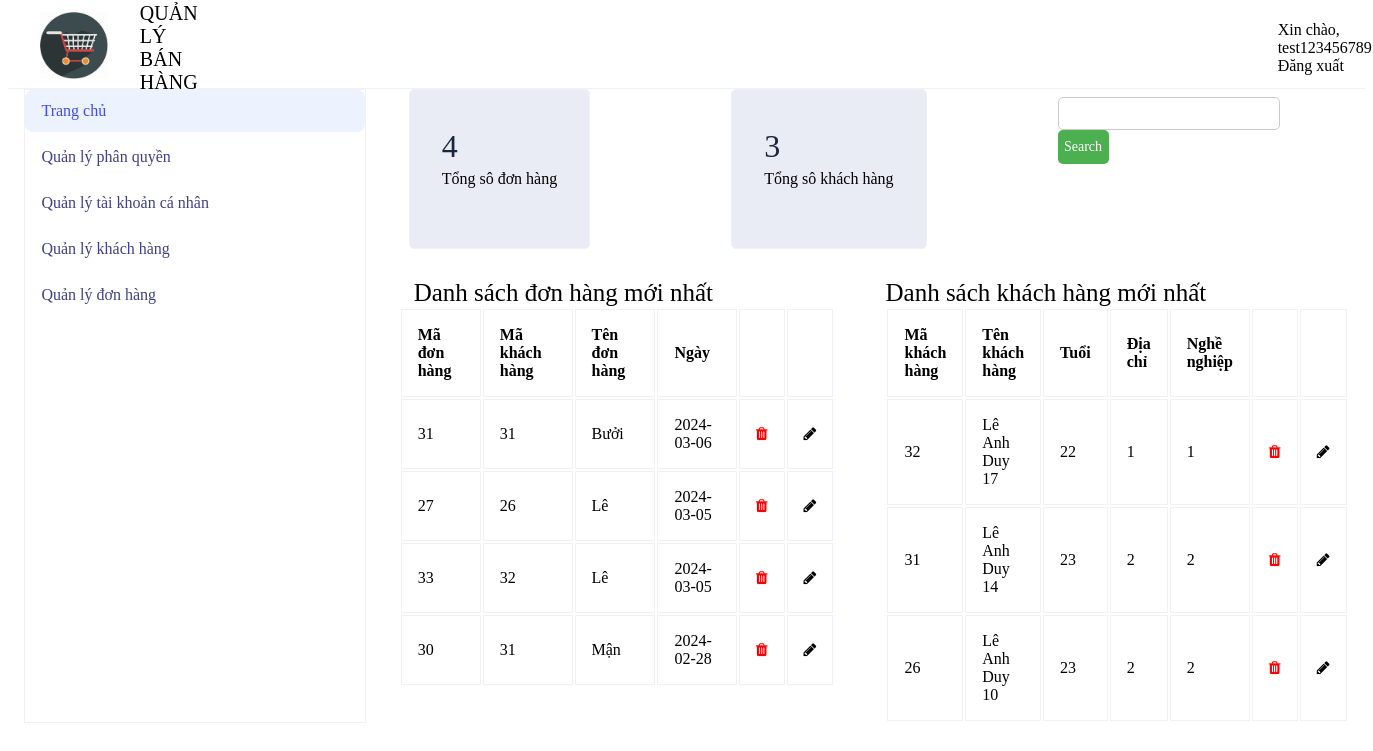
Screenshot of /user.php (signed in) with the database file from the repository.
### tables this page shows
CREATE TABLE `donhang` (
  `id_donhang` int(11) NOT NULL,
  `id_kh` int(11) NOT NULL,
  `id_cty` int(11) NOT NULL,
  `ten_donhang` varchar(100) NOT NULL,
  `ngay` date NOT NULL
);

CREATE TABLE `khachhang` (
  `id_kh` int(11) NOT NULL,
  `ten` varchar(100) NOT NULL,
  `tuoi` int(11) NOT NULL,
  `dia_chi` varchar(100) NOT NULL,
  `gioi_tinh` varchar(100) NOT NULL,
  `cong_ty` varchar(100) NOT NULL,
  `nghe_nghiep` varchar(100) NOT NULL
);

### user.php (the view, shortened to what this page needs)
<?php
$mysqli = new mysqli("localhost","root","","qlbh");
$tkh = 0;
$tdh = 0;
$list_dh= 0;
$list_kh= 0;
$username = $_SESSION['login'];
$sql = "SELECT phanquyen.id_cty
FROM taikhoan
inner join phanquyen on taikhoan.id_tk = phanquyen.id_tk
WHERE username = '".$username."'";
$result  = mysqli_query($mysqli, $sql);
if(mysqli_num_rows($result)){
    $id_cty = mysqli_fetch_assoc($result)['id_cty'];
    $sql_kh = "SELECT DISTINCT khachhang.*
    FROM khachhang
    INNER JOIN donhang ON donhang.id_kh = khachhang.id_kh
    WHERE donhang.id_cty = '".$id_cty."'
    ORDER BY khachhang.id_kh DESC
    LIMIT 10";
    $list_kh = mysqli_query($mysqli, $sql_kh);
    $sql_tkh = "SELECT  COUNT(DISTINCT id_kh) AS tkh
    FROM donhang
    Where id_cty = '".$id_cty."'";
    $tkh = mysqli_fetch_assoc(mysqli_query($mysqli, $sql_tkh))['tkh'];
    $sql_dh = "SELECT  *
    FROM donhang
    WHERE id_cty = '".$id_cty."'
    ORDER BY donhang.ngay
    DESC LIMIT 10";
    $list_dh = mysqli_query($mysqli, $sql_dh);
    $sql_tdh = "SELECT  COUNT(*) AS tdh
    FROM donhang
    WHERE id_cty = '".$id_cty."'";
    $tdh = mysqli_fetch_assoc(mysqli_query($mysqli, $sql_tdh))['tdh'];
}else{
    $user_message = "Ban khong thuoc cong ty nao ";
}
?>
<!DOCTYPE html>
<html lang="en">
<head>
    <link rel="stylesheet" href="style.css">
    <link rel="stylesheet" href="https://cdnjs.cloudflare.com/ajax/libs/font-awesome/4.7.0/css/font-awesome.min.css">
</head>
<body>
    <div class="header">
        <img src="logo.jpg" alt="">
        <div style="margin-right: 54em;font-size: 20px;">
            QUẢN LÝ BÁN HÀNG
        </div>
        <div class="acc" style="margin-right: 5px;">
            Xin chào, <?php echo $_SESSION['login']?>
            <div id="logout" style="">
                Đăng xuất
            </div>
        </div>
    </div>
    <section class="main">
        <div class="tab-left">
                <a href="user.php" class="active">Trang chủ</a>
                <a href="role.php">Quản lý phân quyền</a>
                <a href="account.php">Quản lý tài khoản cá nhân</a>
                <a href="customer.php">Quản lý khách hàng</a>
                <a href="donhang.php">Quản lý đơn hàng</a>
        </div>
        <div class="tab-right">
            <div class="chiso">
            <div class="card">
                    <div class="big">
                        <?php
                        echo $tdh;
                        ?>
                    </div>
                    Tổng sô đơn hàng
                </div>
                <div class="card">
                    <div class="big">
                        <?php
                        echo $tkh;
                        ?>
                    </div>
                    Tổng sô khách hàng
                </div>
                <div class="search">
                    <form action="" method="post">
                        <input type="text" name="key">
                        <div class="btns" >
                        <input type="submit" name="tk" value="Search" style="    width: 50%; align-items: center;
">
                        </div>
                    </form>
                </div>
            </div>
            <div class="list">
                <div class="list_dh">
                    <div style="font-size: 25px;margin-left: 15px;">
                        Danh sách đơn hàng mới nhất
                    </div>
                    <table class="table-list">
                        <thead>
                            <tr>
                                <th>Mã đơn hàng</th>
                                <th>Mã khách hàng</th>
                                <th>Tên đơn hàng</th>
                                <th>Ngày</th>
                                <th></th>
                                <th></th>
                            </tr>
                        </thead>
                        <tbody>
                        <?php
                        if($list_dh == null) {
                        } else {
                            while ($row1 = mysqli_fetch_assoc($list_dh)) {
                                echo '<tr class  = "rowdh" data-id_dh_data = "'.$row1['id_donhang'].'">';
                                echo '<td>' . $row1['id_donhang'] . '</td>';
                                echo '<td>' . $row1['id_kh'] . '</td>';
                                echo '<td>' . $row1['ten_donhang'] . '</td>';
                                echo '<td>' . $row1['ngay'] . '</td>';
                                echo '<td><i class="fa fa-trash xdh" style="font-size:15px;color:red"></i></td>';
                                echo '<td><i class="fa fa-pencil sdh" style="font-size:15px"></i> </td>';
                                echo '</tr>';
                            }
                        }
                        ?>
                        </tbody>
                    </table>
                </div>
                <div class="list_kh">
                    <div style="font-size: 25px;margin-left: 50px">
                        Danh sách khách hàng mới nhất
                    </div>
                    <table class="table-list" style="margin-left: 50px;">
                        <thead>
                            <tr>
                                <th>Mã khách hàng</th>
                                <th>Tên khách hàng</th>
                                <th>Tuổi</th>
                                <th>Địa chỉ</th>
                                <th>Nghề nghiệp</th>
                                <th></th>
                                <th></th>
                            </tr>
                        </thead>
                        <tbody>
                            <?php
                            if($list_kh == null){
                            }else
                            while ($row2 = mysqli_fetch_assoc($list_kh)) {
                                echo '<tr class  = "rowkh" data-id_kh_data = "'.$row2['id_kh'].'">';
                                echo '<td>' . $row2['id_kh'] . '</td>';
                                echo '<td>' . $row2['ten'] . '</td>';
                                echo '<td>' . $row2['tuoi'] . '</td>';
                                echo '<td>' . $row2['dia_chi'] . '</td>';
                                echo '<td>' . $row2['nghe_nghiep'] . '</td>';
                                echo '<td><i class="fa fa-trash xkh" style="font-size:15px;color:red"></i></td>';
                                echo '<td><i class="fa fa-pencil skh" style="font-size:15px"></i> </td>';
                                echo '</tr>';
                            }
                            ?>
                        </tbody>
                    </table>
                </div>
            </div>
        </div>
    </section>
</body>
</html>

### style.css (style rules this page uses)
:root { --c-text-primary: #282a32; --c-text-secondary: #686b87; --c-text-action: #404089; --c-accent-primary: #434ce8; --c-border-primary: #eff1f6; --c-background-primary: #ffffff; --c-background-secondary: #fdfcff; --c-background-tertiary: #ecf3fe; --c-background-quaternary: #e9ecf4; }
.main { width: 100%; display: flex; justify-content: space-around; }
.tab-right { width: 70%; display: block; }
.chiso { display: flex; margin-bottom: 30px; }
.list { display: flex; }
.table-list th,.table-list td { border: 1px solid #eff1f6; text-align: left; padding: 1rem; }
.btns { width: 50%; align-items: center; }

### user.php (style rules this page uses)
input[type="submit"] { background-color: #4CAF50; color: white; padding-top: 10px; padding-bottom: 10px; border: none; border-radius: 5px; cursor: pointer; width: 25%; height: 25%; font-size: 14px; }
input[type="text"] { padding-top: 8px; width: 100%; padding: 8px; border-radius: 5px; border: 1px solid #ccc; margin-top: 8px; height: 15px; margin-right: 8px; }

### rows the page displays
donhang: id_donhang "31", id_kh "31", ten_donhang "Bưởi", ngay "2024-03-06"
donhang: id_donhang "27", id_kh "26", ten_donhang "Lê", ngay "2024-03-05"
donhang: id_donhang "33", id_kh "32", ten_donhang "Lê", ngay "2024-03-05"
donhang: id_donhang "30", id_kh "31", ten_donhang "Mận", ngay "2024-02-28"
khachhang: id_kh "32", ten "Lê Anh Duy 17", tuoi "22", dia_chi "1", nghe_nghiep "1"
khachhang: id_kh "31", ten "Lê Anh Duy 14", tuoi "23", dia_chi "2", nghe_nghiep "2"
khachhang: id_kh "26", ten "Lê Anh Duy 10", tuoi "23", dia_chi "2", nghe_nghiep "2"

### other values shown
$_SESSION['login'] "test123456789"
$tdh "4"
$tkh "3"
